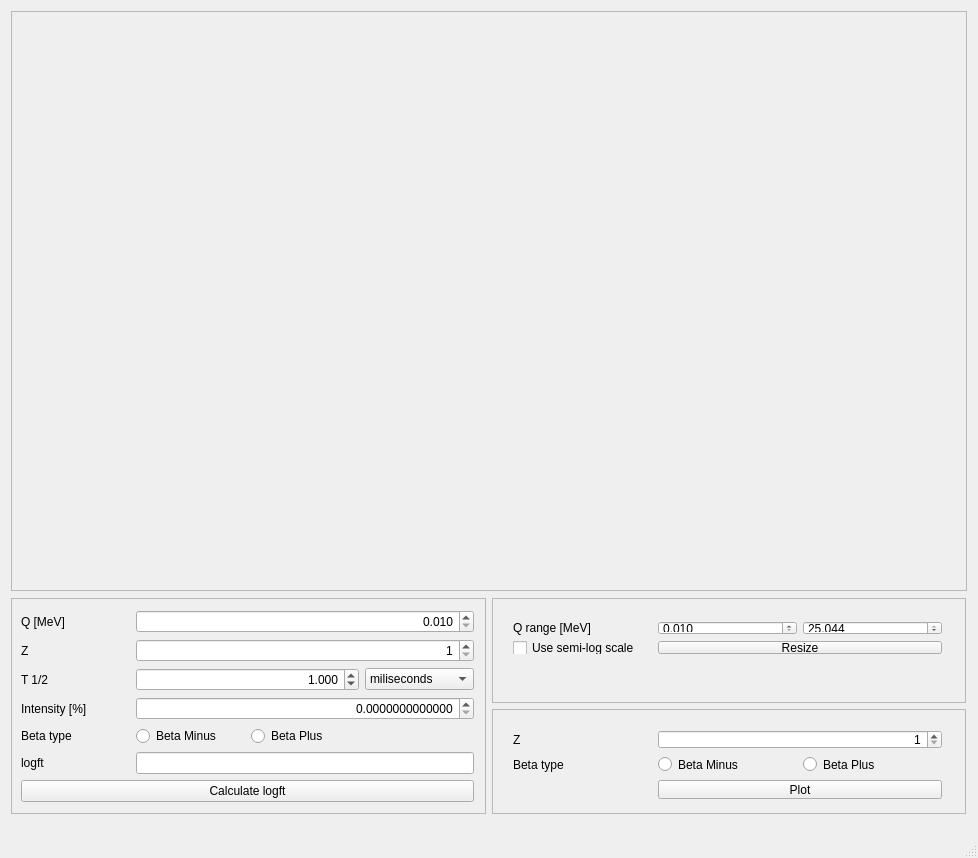
<?xml version="1.0" encoding="UTF-8"?>
<ui version="4.0">
 <class>FermiCalcWindow</class>
 <widget class="QMainWindow" name="MainWindow">
  <property name="geometry">
   <rect>
    <x>0</x>
    <y>0</y>
    <width>978</width>
    <height>858</height>
   </rect>
  </property>
  <property name="windowTitle">
   <string>Fermi integral calculator</string>
  </property>
  <widget class="QWidget" name="centralWidget">
   <layout class="QVBoxLayout" name="verticalLayout">
    <item>
     <widget class="QFrame" name="plotFrame">
      <property name="frameShape">
       <enum>QFrame::StyledPanel</enum>
      </property>
      <property name="frameShadow">
       <enum>QFrame::Sunken</enum>
      </property>
      <property name="lineWidth">
       <number>1</number>
      </property>
      <property name="midLineWidth">
       <number>0</number>
      </property>
      <layout class="QVBoxLayout" name="verticalLayout_3" stretch="0">
       <property name="spacing">
        <number>6</number>
       </property>
       <property name="leftMargin">
        <number>1</number>
       </property>
       <property name="topMargin">
        <number>1</number>
       </property>
       <property name="rightMargin">
        <number>1</number>
       </property>
       <property name="bottomMargin">
        <number>1</number>
       </property>
       <item>
        <widget class="QCustomPlot" name="customPlot" native="true">
         <property name="sizePolicy">
          <sizepolicy hsizetype="Preferred" vsizetype="MinimumExpanding">
           <horstretch>0</horstretch>
           <verstretch>0</verstretch>
          </sizepolicy>
         </property>
        </widget>
       </item>
      </layout>
     </widget>
    </item>
    <item>
     <widget class="QFrame" name="calculatorFrame">
      <layout class="QHBoxLayout" name="horizontalLayout">
       <property name="leftMargin">
        <number>0</number>
       </property>
       <property name="topMargin">
        <number>1</number>
       </property>
       <property name="rightMargin">
        <number>1</number>
       </property>
       <item alignment="Qt::AlignVCenter">
        <widget class="QFrame" name="logftFrame">
         <property name="frameShape">
          <enum>QFrame::StyledPanel</enum>
         </property>
         <property name="frameShadow">
          <enum>QFrame::Raised</enum>
         </property>
         <layout class="QVBoxLayout" name="verticalLayout_2">
          <property name="leftMargin">
           <number>9</number>
          </property>
          <item>
           <layout class="QGridLayout" name="logftArguments" rowstretch="0,0,0,0,0,0" columnstretch="0,0,0,0">
            <property name="verticalSpacing">
             <number>6</number>
            </property>
            <item row="4" column="0">
             <widget class="QLabel" name="betaTypeLabel">
              <property name="text">
               <string>Beta type</string>
              </property>
             </widget>
            </item>
            <item row="2" column="0">
             <widget class="QLabel" name="t12SLabel">
              <property name="text">
               <string>T 1/2</string>
              </property>
             </widget>
            </item>
            <item row="3" column="0">
             <widget class="QLabel" name="intensityLabel">
              <property name="text">
               <string>Intensity [%]</string>
              </property>
             </widget>
            </item>
            <item row="0" column="0">
             <widget class="QLabel" name="qMeVLabel">
              <property name="text">
               <string>Q [MeV]</string>
              </property>
             </widget>
            </item>
            <item row="1" column="0">
             <widget class="QLabel" name="zLabel">
              <property name="text">
               <string>Z</string>
              </property>
             </widget>
            </item>
            <item row="5" column="0">
             <widget class="QLabel" name="logftLabel">
              <property name="text">
               <string>logft</string>
              </property>
             </widget>
            </item>
            <item row="1" column="1" colspan="3">
             <widget class="QSpinBox" name="zSpinBox">
              <property name="sizePolicy">
               <sizepolicy hsizetype="MinimumExpanding" vsizetype="Fixed">
                <horstretch>0</horstretch>
                <verstretch>0</verstretch>
               </sizepolicy>
              </property>
              <property name="layoutDirection">
               <enum>Qt::LeftToRight</enum>
              </property>
              <property name="alignment">
               <set>Qt::AlignRight|Qt::AlignTrailing|Qt::AlignVCenter</set>
              </property>
              <property name="minimum">
               <number>1</number>
              </property>
              <property name="maximum">
               <number>101</number>
              </property>
             </widget>
            </item>
            <item row="2" column="3">
             <widget class="QComboBox" name="timeUnit">
              <property name="currentText">
               <string>miliseconds</string>
              </property>
              <item>
               <property name="text">
                <string>miliseconds</string>
               </property>
              </item>
              <item>
               <property name="text">
                <string>seconds</string>
               </property>
              </item>
              <item>
               <property name="text">
                <string>minutes</string>
               </property>
              </item>
              <item>
               <property name="text">
                <string>hours</string>
               </property>
              </item>
              <item>
               <property name="text">
                <string>days</string>
               </property>
              </item>
              <item>
               <property name="text">
                <string>years</string>
               </property>
              </item>
             </widget>
            </item>
            <item row="2" column="1" colspan="2">
             <widget class="QDoubleSpinBox" name="t12SDoubleSpinBox">
              <property name="alignment">
               <set>Qt::AlignRight|Qt::AlignTrailing|Qt::AlignVCenter</set>
              </property>
              <property name="decimals">
               <number>3</number>
              </property>
              <property name="maximum">
               <double>100000000000000000.000000000000000</double>
              </property>
              <property name="value">
               <double>1.000000000000000</double>
              </property>
             </widget>
            </item>
            <item row="3" column="1" colspan="3">
             <widget class="CustomDoubleSpinBox" name="intensityDoubleSpinBox">
              <property name="alignment">
               <set>Qt::AlignRight|Qt::AlignTrailing|Qt::AlignVCenter</set>
              </property>
              <property name="decimals">
               <number>13</number>
              </property>
              <property name="maximum">
               <double>100.000000000000000</double>
              </property>
             </widget>
            </item>
            <item row="0" column="1" colspan="3">
             <widget class="QDoubleSpinBox" name="qMeVDoubleSpinBox">
              <property name="alignment">
               <set>Qt::AlignRight|Qt::AlignTrailing|Qt::AlignVCenter</set>
              </property>
              <property name="decimals">
               <number>3</number>
              </property>
              <property name="minimum">
               <double>0.010000000000000</double>
              </property>
              <property name="maximum">
               <double>25.044000000000000</double>
              </property>
              <property name="singleStep">
               <double>0.010000000000000</double>
              </property>
             </widget>
            </item>
            <item row="4" column="1">
             <widget class="QRadioButton" name="betaMinusRadio">
              <property name="text">
               <string>Beta Minus</string>
              </property>
              <attribute name="buttonGroup">
               <string notr="true">betaType</string>
              </attribute>
             </widget>
            </item>
            <item row="4" column="2">
             <widget class="QRadioButton" name="betaPlusRadio">
              <property name="text">
               <string>Beta Plus</string>
              </property>
              <attribute name="buttonGroup">
               <string notr="true">betaType</string>
              </attribute>
             </widget>
            </item>
            <item row="5" column="1" colspan="3">
             <widget class="QLineEdit" name="logftValueBox">
              <property name="alignment">
               <set>Qt::AlignRight|Qt::AlignTrailing|Qt::AlignVCenter</set>
              </property>
              <property name="readOnly">
               <bool>true</bool>
              </property>
             </widget>
            </item>
           </layout>
          </item>
          <item>
           <widget class="QPushButton" name="logftButton">
            <property name="text">
             <string>Calculate logft</string>
            </property>
           </widget>
          </item>
         </layout>
        </widget>
       </item>
       <item>
        <layout class="QGridLayout" name="gridLayout">
         <item row="0" column="0">
          <widget class="QFrame" name="gControlFrame">
           <property name="frameShape">
            <enum>QFrame::StyledPanel</enum>
           </property>
           <property name="frameShadow">
            <enum>QFrame::Raised</enum>
           </property>
           <widget class="QWidget" name="gridLayoutWidget">
            <property name="geometry">
             <rect>
              <x>10</x>
              <y>12</y>
              <width>451</width>
              <height>55</height>
             </rect>
            </property>
            <layout class="QGridLayout" name="graphControl">
             <item row="1" column="1" colspan="2">
              <widget class="QPushButton" name="resizeButton">
               <property name="text">
                <string>Resize</string>
               </property>
              </widget>
             </item>
             <item row="0" column="2">
              <widget class="QDoubleSpinBox" name="graphMaxRangeBox">
               <property name="decimals">
                <number>3</number>
               </property>
               <property name="maximum">
                <double>25.044000000000000</double>
               </property>
               <property name="value">
                <double>25.044000000000000</double>
               </property>
              </widget>
             </item>
             <item row="0" column="0">
              <widget class="QLabel" name="rangeLabel">
               <property name="text">
                <string>Q range [MeV]</string>
               </property>
              </widget>
             </item>
             <item row="0" column="1">
              <widget class="QDoubleSpinBox" name="graphMinRangeBox">
               <property name="decimals">
                <number>3</number>
               </property>
               <property name="minimum">
                <double>0.010000000000000</double>
               </property>
              </widget>
             </item>
             <item row="1" column="0">
              <widget class="QCheckBox" name="semiLogCheckbox">
               <property name="text">
                <string>Use semi-log scale</string>
               </property>
              </widget>
             </item>
            </layout>
           </widget>
          </widget>
         </item>
         <item row="1" column="0">
          <widget class="QFrame" name="gPlotFrame">
           <property name="frameShape">
            <enum>QFrame::StyledPanel</enum>
           </property>
           <property name="frameShadow">
            <enum>QFrame::Raised</enum>
           </property>
           <widget class="QWidget" name="layoutWidget">
            <property name="geometry">
             <rect>
              <x>10</x>
              <y>10</y>
              <width>451</width>
              <height>91</height>
             </rect>
            </property>
            <layout class="QGridLayout" name="integralValues" rowstretch="0,0,0" columnstretch="0,0,0">
             <property name="verticalSpacing">
              <number>6</number>
             </property>
             <item row="1" column="0">
              <widget class="QLabel" name="graphBLabel">
               <property name="text">
                <string>Beta type</string>
               </property>
              </widget>
             </item>
             <item row="1" column="2">
              <widget class="QRadioButton" name="grapBPlus">
               <property name="text">
                <string>Beta Plus</string>
               </property>
              </widget>
             </item>
             <item row="0" column="0">
              <widget class="QLabel" name="graphZLabel">
               <property name="text">
                <string>Z</string>
               </property>
              </widget>
             </item>
             <item row="2" column="1" colspan="2">
              <widget class="QPushButton" name="graphButton">
               <property name="text">
                <string>Plot</string>
               </property>
              </widget>
             </item>
             <item row="0" column="1" colspan="2">
              <widget class="QSpinBox" name="graphZValue">
               <property name="sizePolicy">
                <sizepolicy hsizetype="MinimumExpanding" vsizetype="Fixed">
                 <horstretch>0</horstretch>
                 <verstretch>0</verstretch>
                </sizepolicy>
               </property>
               <property name="layoutDirection">
                <enum>Qt::LeftToRight</enum>
               </property>
               <property name="alignment">
                <set>Qt::AlignRight|Qt::AlignTrailing|Qt::AlignVCenter</set>
               </property>
               <property name="minimum">
                <number>1</number>
               </property>
               <property name="maximum">
                <number>101</number>
               </property>
              </widget>
             </item>
             <item row="1" column="1">
              <widget class="QRadioButton" name="graphBMinus">
               <property name="text">
                <string>Beta Minus</string>
               </property>
              </widget>
             </item>
            </layout>
           </widget>
          </widget>
         </item>
        </layout>
       </item>
      </layout>
     </widget>
    </item>
   </layout>
  </widget>
  <widget class="QMenuBar" name="menuBar">
   <property name="geometry">
    <rect>
     <x>0</x>
     <y>0</y>
     <width>978</width>
     <height>20</height>
    </rect>
   </property>
  </widget>
  <widget class="QStatusBar" name="statusBar"/>
 </widget>
 <layoutdefault spacing="6" margin="11"/>
 <customwidgets>
  <customwidget>
   <class>QCustomPlot</class>
   <extends>QWidget</extends>
   <header>qcustomplot.h</header>
   <container>1</container>
  </customwidget>
  <customwidget>
   <class>CustomDoubleSpinBox</class>
   <extends>QDoubleSpinBox</extends>
   <header>customdoublespinbox.h</header>
  </customwidget>
 </customwidgets>
 <resources/>
 <connections/>
 <buttongroups>
  <buttongroup name="betaType"/>
 </buttongroups>
</ui>
